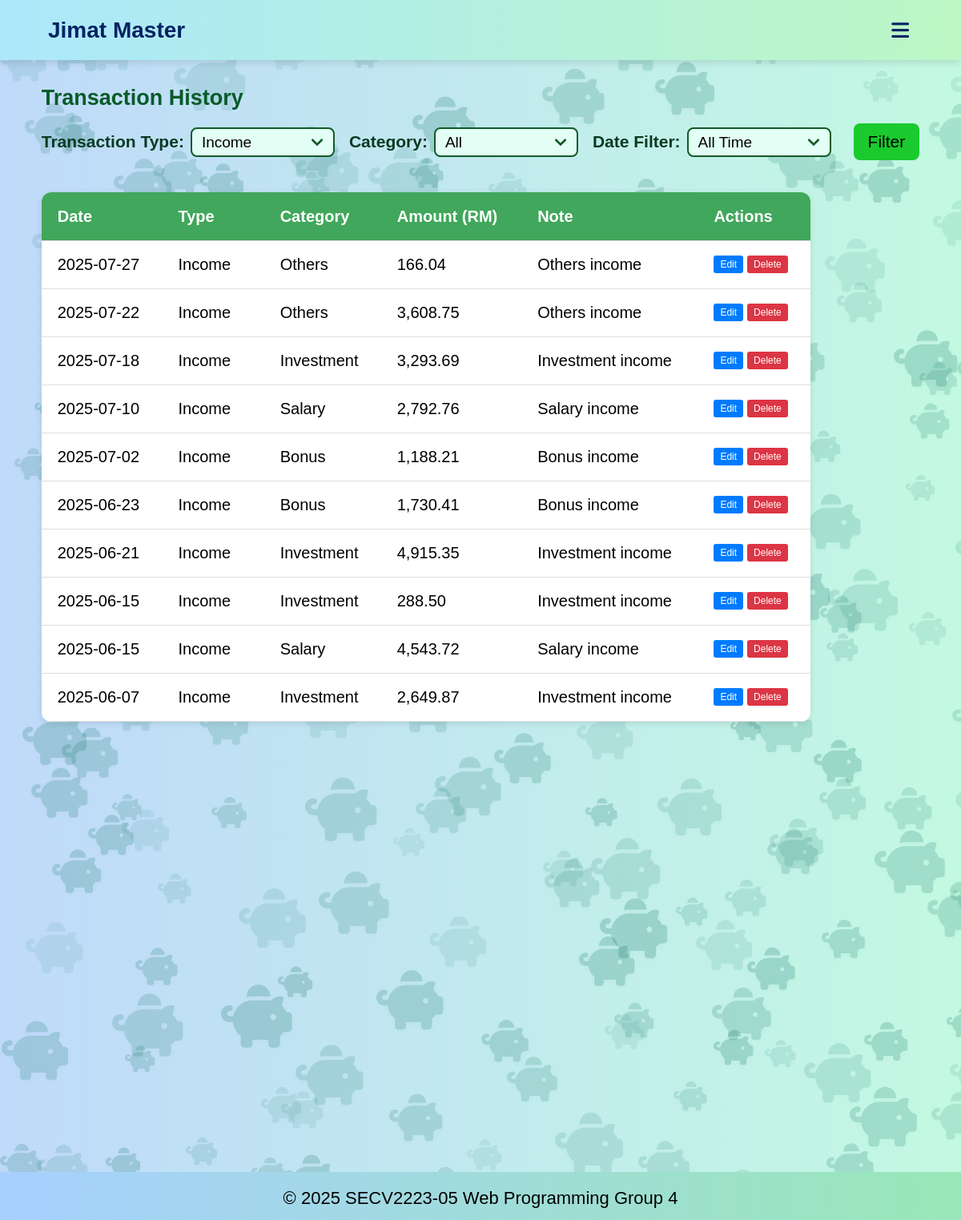
Page /overview.php?type=income (signed in) on the earlier database version.
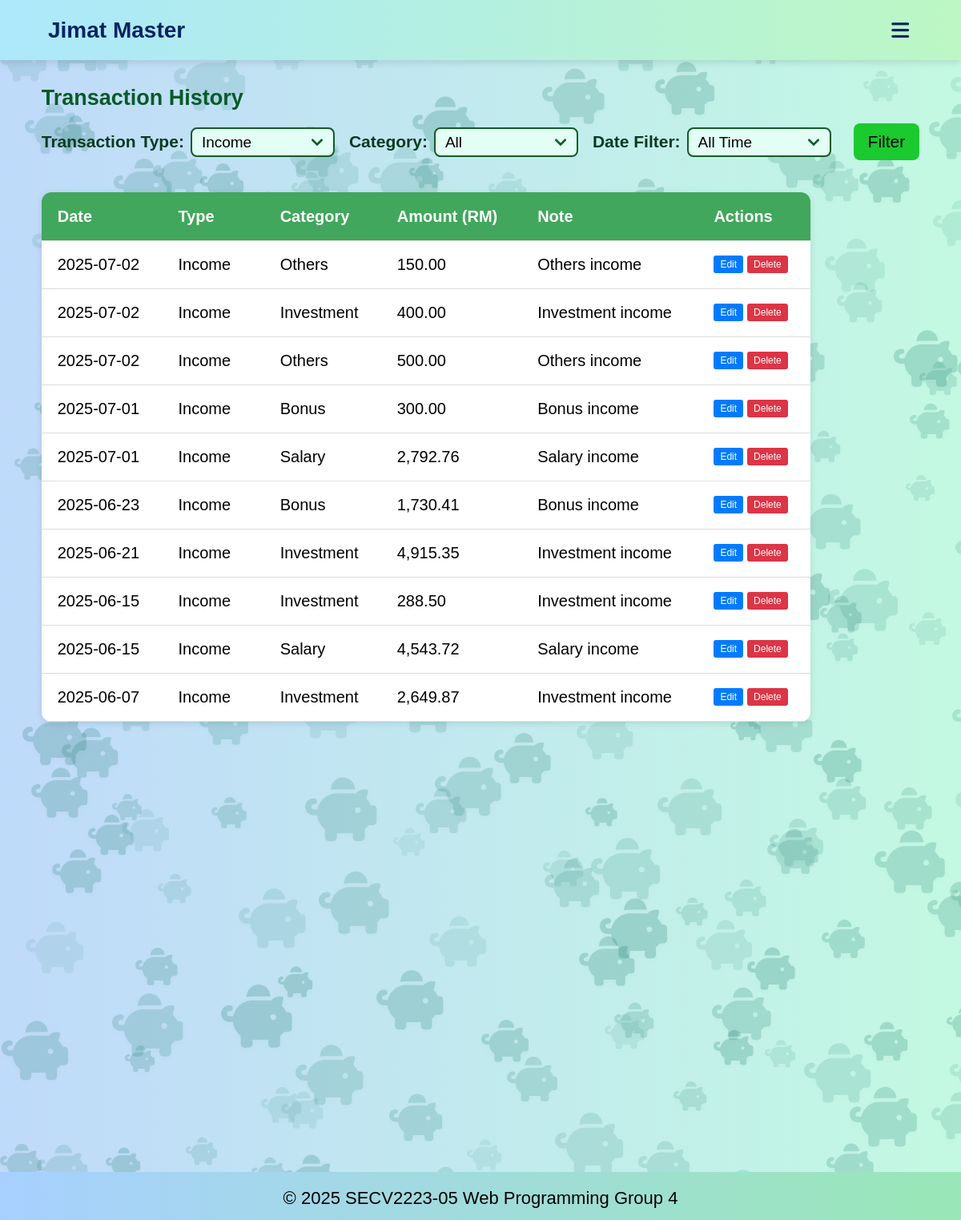
Same page on the later database version.
### tables this page shows
CREATE TABLE IF NOT EXISTS transactions (
    transaction_id INT AUTO_INCREMENT PRIMARY KEY,
    user_id INT NOT NULL,
    category_id INT NOT NULL,
    type ENUM('income', 'expense') NOT NULL,
    amount DECIMAL(10,2) NOT NULL,
    note TEXT,
    date DATE,
    FOREIGN KEY (user_id) REFERENCES users(user_id) ON DELETE CASCADE,
    FOREIGN KEY (category_id) REFERENCES categories(category_id) ON DELETE CASCADE
);

CREATE TABLE IF NOT EXISTS categories (
    category_id INT AUTO_INCREMENT PRIMARY KEY,
    name VARCHAR(50) NOT NULL,
    type VARCHAR(50) NOT NULL 
);

### overview.php (the view, shortened to what the changed rows need)
<!DOCTYPE html>
<html lang="en">
<head>
    <link rel="stylesheet" href="style.css">
    <link rel="stylesheet" href="https://cdnjs.cloudflare.com/ajax/libs/font-awesome/6.1.0/css/all.min.css">
</head>
<body>
    <?php
    include 'includes/db.php';
    $user_id = $_SESSION['user_id'];
    ?>
    <main class="overviewmain">
        <section id="overview">
            <h2>Transaction History</h2>
            <?php
            $selectedType = isset($_GET['type']) ? $_GET['type'] : 'all';
            if ($selectedType === 'all') {
                $transactionTypes = ['income', 'expense'];
                foreach ($transactionTypes as $currentType) {
                    echo "<h3>" . ucfirst($currentType) . " Transactions</h3>";
                    echo "<table>";
                    echo "<thead>
                            <tr>
                                <th>Date</th>
                                <th>Category</th>
                                <th>Amount (RM)</th>
                                <th>Note</th>
                                <th>Actions</th>
                            </tr>
                          </thead>";
                    echo "<tbody>";
                    $sql = "SELECT t.*, c.name AS category_name FROM transactions t
                            JOIN categories c ON t.category_id = c.category_id
                            WHERE t.user_id = ? AND t.type = ?";
                    $params = [$user_id, $currentType];
                    $types = "is";
                    if (!empty($_GET['category'])) {
                        $sql .= " AND t.category_id = ?";
                        $params[] = $_GET['category'];
                        $types .= "i";
                    }
                    if (!empty($_GET['date_filter']) && is_numeric($_GET['date_filter'])) {
                        $days = (int)$_GET['date_filter'];
                        $sql .= " AND t.date >= DATE_SUB(CURDATE(), INTERVAL ? DAY)";
                        $params[] = $days;
                        $types .= "i";
                    }
                    $sql .= " ORDER BY t.date DESC, t.transaction_id DESC";
                    $stmt = $conn->prepare($sql);
                    if ($stmt) {
                        $stmt->bind_param($types, ...$params);
                        $stmt->execute();
                        $result = $stmt->get_result();
                        if ($result->num_rows > 0) {
                            $total = 0;
                            while ($row = $result->fetch_assoc()) {
                                $total += $row['amount'];
                                echo "<tr id='row-{$row['transaction_id']}'>
                                        <td class='date-cell'>" . htmlspecialchars($row['date']) . "</td>
                                        <td class='category-cell' data-category-id='" . htmlspecialchars($row['category_id']) . "'>" . htmlspecialchars($row['category_name']) . "</td>
                                        <td class='amount-cell'>" . number_format($row['amount'], 2) . "</td>
                                        <td class='note-cell'>" . htmlspecialchars($row['note']) . "</td>
                                        <td class='action-cell'>
                                            <div class='action-buttons'>
                                                <button class='btn-edit' onclick='editTransaction({$row['transaction_id']})'>Edit</button>
                                                <button class='btn-delete' onclick='deleteTransaction({$row['transaction_id']})'>Delete</button>
                                            </div>
                                        </td>
                                      </tr>";
                            }
                            echo "<tr style='font-weight: bold; background-color: #f0f0f0;'>
                                    <td colspan='3'>Total " . ucfirst($currentType) . "</td>
                                    <td>RM " . number_format($total, 2) . "</td>
                                    <td></td>
                                  </tr>";
                        } else {
                            echo "<tr><td colspan='5' style='text-align: center; padding: 20px;'>No " . $currentType . " transactions found.</td></tr>";
                        }
                        $stmt->close();
                    } else {
                        echo "<tr><td colspan='5' style='text-align: center; padding: 20px; color: red;'>Error preparing query: " . htmlspecialchars($conn->error) . "</td></tr>";
                    }
                    echo "</tbody>";
                    echo "</table>";
                    echo "<br>";
                }
            } else {
                echo "<table>";
                echo "<thead>
                        <tr>
                            <th>Date</th>
                            <th>Type</th>
                            <th>Category</th>
                            <th>Amount (RM)</th>
                            <th>Note</th>
                            <th>Actions</th>
                        </tr>
                      </thead>";
                echo "<tbody>";
                $sql = "SELECT t.*, c.name AS category_name FROM transactions t
                        JOIN categories c ON t.category_id = c.category_id
                        WHERE t.user_id = ?";
                $params = [$user_id];
                $types = "i";
                if (!empty($_GET['type']) && $_GET['type'] !== 'all') {
                    $sql .= " AND t.type = ?";
                    $params[] = $_GET['type'];
                    $types .= "s";
                }
                $sql .= " ORDER BY t.date DESC, t.transaction_id DESC";
                $stmt = $conn->prepare($sql);
                if ($stmt) {
                    $stmt->bind_param($types, ...$params);
                    $stmt->execute();
                    $result = $stmt->get_result();
                    if ($result->num_rows > 0) {
                        while ($row = $result->fetch_assoc()) {
                            echo "<tr id='row-{$row['transaction_id']}'>
                                    <td class='date-cell'>" . htmlspecialchars($row['date']) . "</td>
                                    <td class='type-cell'>" . htmlspecialchars(ucfirst($row['type'])) . "</td>
                                    <td class='category-cell' data-category-id='" . htmlspecialchars($row['category_id']) . "'>" . htmlspecialchars($row['category_name']) . "</td>
                                    <td class='amount-cell'>" . number_format($row['amount'], 2) . "</td>
                                    <td class='note-cell'>" . htmlspecialchars($row['note']) . "</td>
                                    <td class='action-cell'>
                                        <div class='action-buttons'>
                                            <button class='btn-edit' onclick='editTransaction({$row['transaction_id']})'>Edit</button>
                                            <button class='btn-delete' onclick='deleteTransaction({$row['transaction_id']})'>Delete</button>
                                        </div>
                                    </td>
                                  </tr>";
                        }
                    } else {
                        echo "<tr><td colspan='6' style='text-align: center; padding: 20px;'>No transactions found.</td></tr>";
                    }
                } else {
                    echo "<tr><td colspan='6' style='text-align: center; padding: 20px; color: red;'>Error preparing query: " . htmlspecialchars($conn->error) . "</td></tr>";
                }
                echo "</tbody>";
                echo "</table>";
            }
            ?>
        </section>
    </main>
</body>
</html>

Differences in the rows shown:
changed transactions (number 1 of 10 on the later page): date "2025-07-27" → "2025-07-02"; amount "166.04" → "150.00"
changed transactions (number 2 of 10 on the later page): date "2025-07-18" → "2025-07-02"; amount "3,293.69" → "400.00"; moves up the list
changed transactions (number 3 of 10 on the later page): date "2025-07-22" → "2025-07-02"; amount "3,608.75" → "500.00"
changed transactions (number 4 of 10 on the later page): date "2025-07-02" → "2025-07-01"; amount "1,188.21" → "300.00"; moves up the list
changed transactions (number 5 of 10 on the later page): date "2025-07-10" → "2025-07-01"
